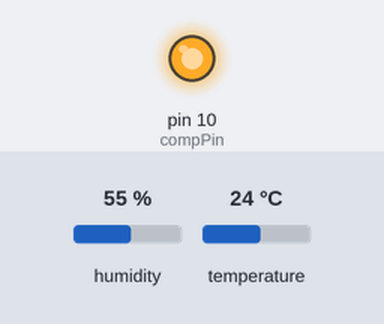
Recording of a sketch running on a simulated Arduino Uno, built with avr-gcc and run on an emulated ATmega328P. On the bench: output pins drawn as LEDs (lit = HIGH). The test bench sets the inputs (shaded band); at power-on: humidity 55 %, temperature 24 °C.

Above: at 0.1 s.
At 1.1 s:
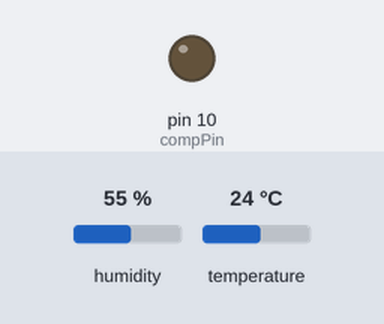
Timing chart, 0 to 2.6 s (numbered marks = the images above):
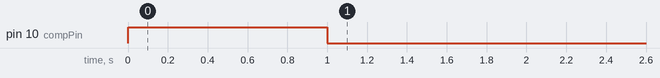

The sketch:

nano_planteras.ino
```cpp
#include <RCSwitch.h>
#include <DHT.h>
 #include <LowPower.h>
#define DHTTYPE DHT11
#define DHTPIN 12
RCSwitch mySwitch = RCSwitch();
int sensorbat=A0;
int sensor1=A1;
int sensor2=A2;
int sensor3=A3;
unsigned long data;
int DATALEN=24;
int compPin=10;
int txPin = 3;
int rxPin = 0;
DHT dht(DHTPIN, DHTTYPE);

void setup() {
  // put your setup code here, to run once:
  //  mySwitch.enableReceive(rxPin);

    dht.begin();
    pinMode(compPin, OUTPUT);
    digitalWrite(compPin, LOW);
}

void loop() {
    sendComps();
    sendDHT();
    sendBAT();
    for(int i=0;i<38;i++){
      LowPower.powerDown(SLEEP_8S, ADC_OFF, BOD_OFF);
    }
  }

void sendComps(){
  digitalWrite(compPin, HIGH);
  delay(1000);
  int val1 = analogRead(sensor1);
  int val2 = analogRead(sensor2);
  int val3 = analogRead(sensor3);
  digitalWrite(compPin, LOW);

  float per1 = 100*float(val1)/float(1025);
  float per2 = 100*float(val2)/float(1025);
  float per3 = 100*float(val3)/float(1025);

  data = 3000000+(unsigned long)per1*10000+(unsigned long)per2*100+(unsigned long)per3;
  mySwitch.enableTransmit(txPin);
  mySwitch.setProtocol(1, 350);
  mySwitch.send(data,DATALEN);
}

void sendDHT(){
  delay(1000);

  float h = dht.readHumidity();
  float t = dht.readTemperature();

  data = 4000000+(unsigned long)h*100+(unsigned long)t;
  mySwitch.enableTransmit(txPin);
  mySwitch.setProtocol(1, 350);
  mySwitch.send(data,DATALEN);
}

void sendBAT(){
  delay(1000);

  int val1 = analogRead(sensorbat);
  float per1 = 100*float(val1)/float(950); //only 950 bc max expected voltage is 4.5V.
  data = 5000000+(unsigned long)per1;
  mySwitch.enableTransmit(txPin);
  mySwitch.setProtocol(1, 350);
  mySwitch.send(data,DATALEN);
}
```

Measured:
- by itself, pin 10 (compPin): LOW → HIGH at 0.00 s, → LOW 1.0 s later
